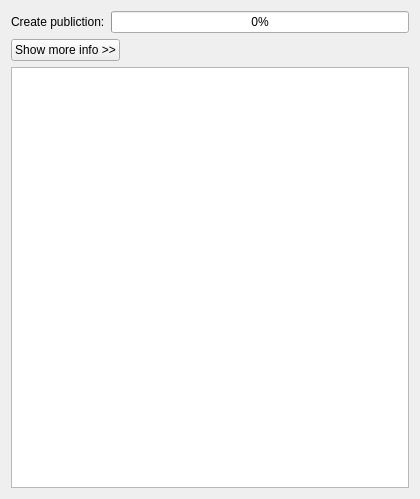
<?xml version="1.0" encoding="UTF-8"?>
<ui version="4.0">
 <class>ReplicationProgressWizardPage</class>
 <widget class="QWizardPage" name="ReplicationProgressWizardPage">
  <property name="geometry">
   <rect>
    <x>0</x>
    <y>0</y>
    <width>420</width>
    <height>499</height>
   </rect>
  </property>
  <layout class="QVBoxLayout" name="verticalLayout">
   <item>
    <layout class="QGridLayout" name="gridLayout">
     <item row="1" column="0">
      <widget class="QLabel" name="createPublicationL">
       <property name="text">
        <string>Create publiction:</string>
       </property>
      </widget>
     </item>
     <item row="1" column="1">
      <widget class="QProgressBar" name="createPublicationProgress">
       <property name="value">
        <number>0</number>
       </property>
       <property name="format">
        <string>%p%</string>
       </property>
      </widget>
     </item>
    </layout>
   </item>
   <item>
    <layout class="QHBoxLayout" name="horizontalLayout">
     <item>
      <widget class="QPushButton" name="showLogPB">
       <property name="text">
        <string>Show more info &gt;&gt;</string>
       </property>
       <property name="checkable">
        <bool>true</bool>
       </property>
       <property name="checked">
        <bool>false</bool>
       </property>
      </widget>
     </item>
     <item>
      <spacer name="horizontalSpacer">
       <property name="orientation">
        <enum>Qt::Horizontal</enum>
       </property>
       <property name="sizeHint" stdset="0">
        <size>
         <width>40</width>
         <height>20</height>
        </size>
       </property>
      </spacer>
     </item>
    </layout>
   </item>
   <item>
    <widget class="QTextEdit" name="logTE">
     <property name="sizePolicy">
      <sizepolicy hsizetype="Expanding" vsizetype="Expanding">
       <horstretch>0</horstretch>
       <verstretch>0</verstretch>
      </sizepolicy>
     </property>
     <property name="readOnly">
      <bool>true</bool>
     </property>
    </widget>
   </item>
   <item>
    <spacer name="verticalSpacer">
     <property name="orientation">
      <enum>Qt::Vertical</enum>
     </property>
     <property name="sizeType">
      <enum>QSizePolicy::Maximum</enum>
     </property>
     <property name="sizeHint" stdset="0">
      <size>
       <width>20</width>
       <height>0</height>
      </size>
     </property>
    </spacer>
   </item>
  </layout>
 </widget>
 <resources/>
 <connections>
  <connection>
   <sender>showLogPB</sender>
   <signal>toggled(bool)</signal>
   <receiver>ReplicationProgressWizardPage</receiver>
   <slot>showLogPB_toggled(bool)</slot>
   <hints>
    <hint type="sourcelabel">
     <x>50</x>
     <y>72</y>
    </hint>
    <hint type="destinationlabel">
     <x>209</x>
     <y>61</y>
    </hint>
   </hints>
  </connection>
 </connections>
 <slots>
  <slot>showLogPB_toggled(bool)</slot>
 </slots>
</ui>
